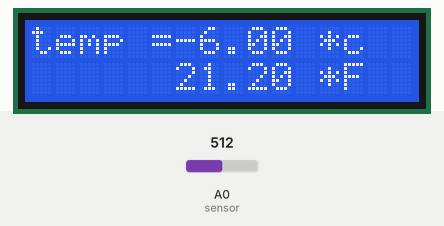
Recording of a sketch running on a simulated Arduino Uno, built with avr-gcc and run on an emulated ATmega328P. Parts: 16×2 character LCD. Inputs (shaded band) come from the test bench; at power-on: A0 (sensor) = 512.

Above: at 1.2 s.
1.3 s: A0 (sensor) set to 513
At 1.8 s:
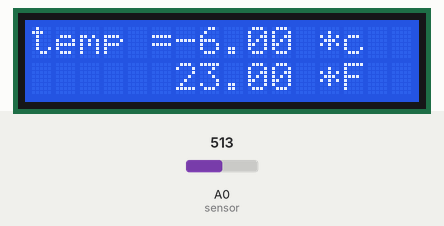
2.8 s: A0 (sensor) set to 22
At 4.0 s:
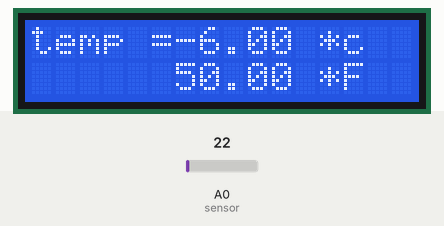
4.3 s: A0 (sensor) set to 19
At 5.2 s:
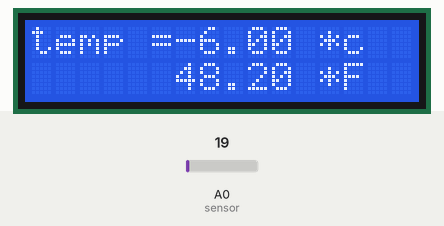
5.8 s: A0 (sensor) set to 511
At 6.4 s:
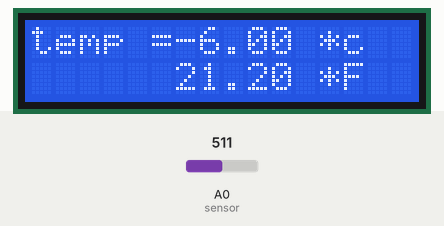
Timing chart, 0 to 8.3 s (numbered marks = the images above; inputs shaded):
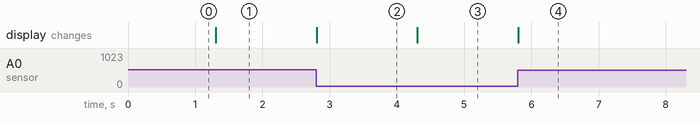

The sketch:

tem.ino
```cpp
#include <LiquidCrystal.h>
#define          sensor           0
int  Vin;           //  Variable to read the value from the Arduino’s pin

float  tempc;
float tempf;

// initialize the library with the numbers of the interface pins
LiquidCrystal lcd(12, 11, 5, 4, 3, 2);

void setup() {
  // set up the LCD's number of columns and rows:
  lcd.begin(16, 2);
  // Print a message to the LCD.
  lcd.print("temp =");
}

void loop()
{
  Vin = analogRead (sensor);  /*   Tells the Arduino to read the pin and stores the value in “Vin” */

  tempc=(500*Vin)/1024;
  tempf=(tempc*9)/5+32;
  // set the cursor to column 0, line 1
  // (note: line 1 is the second row, since counting begins with 0):
  //lcd.setCursor(0, 1);
  // print the number of seconds since reset:
  lcd.print(tempc);    // Exhibits the value of the temperature on the display

  lcd.print(" *c");
  lcd.setCursor(6, 1);
  lcd.print(tempf);
  lcd.print(" *F      ");
  //lcd.print(millis()/1000);
}
```

Measured:
- the behaviour switches between 512 and 513 on A0 (sensor) (found by bisection; images 0 and 1)
- the behaviour switches between 21 and 20 on A0 (sensor) (found by bisection; images 2 and 3)
- after the input at 1.3 s, the display: changes at once (image 1)
- after the input at 2.8 s, the display: changes at once (image 2)
- after the input at 4.3 s, the display: changes at once (image 3)
- after the input at 5.8 s, the display: changes at once (image 4)
